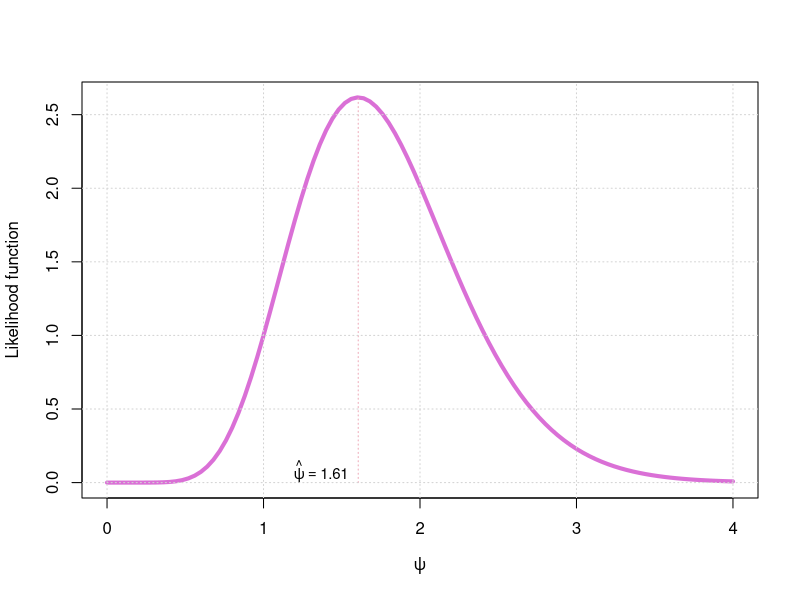

Reproduce this figure in R.
# Question C

#Data
xx <- c(0.65, 0.48, 0.08, 0.11, 0.8, 0.67, 0.38, 0.63, 0.1, 0.03)
#MLE for psi
psi.ml <- function(x) - length(x)/sum(log(1- x))
round(psi.ml(xx),2)

#MLE for tau
tau.ml <- function(x) 1/(1 + psi.ml(x))
round(tau.ml(xx),2)

#Wald test

tau0 <- 1
#SE for tau 
se.tau <- function(x) (1/((1 + psi.ml(x))^2)) * ( abs(psi.ml(x))/sqrt(length(x)))
#Wald statistics
abs((tau.ml(xx) - tau0)/se.tau(xx))


# Likelihood function
L <- function(psi, x){
  n <- length(x)
  s <- prod((1 -x))
  out <- psi^n * s^(psi - 1)
  return(out)
}


# MLE
mle <- psi.ml(xx)

#Plot
curve(L(x, xx), from=0, to = 4, lwd = 4, col='orchid',
      xlab = expression(psi), ylab = 'Likelihood function')
segments(mle, 0, mle, L(mle, xx), lty = 3, col = 'pink2')
text(mle, 0.05, bquote(hat(psi)== .(round(mle, 2))), pos = 2, cex = .9)
grid()


# Parametric Boostrap
n <- length(xx)
B <- 1000
tau.boot  <- rep(NA, B)
set.seed(123)
for(b in 1:B){
  x.boot <- rbeta(n, 1, mle)
  tau.boot[b] <- 1/ (1 + psi.ml(x.boot))
}

# Bias via Parametric Bootstrap
cat('--- PBoot / Bias ---\n')
round(mean(tau.boot) - tau.ml(xx), 3)

# SE via Parametric Bootstrap
cat('--- PBoot / SE ---\n')
round(sd(tau.boot), 3)

# SE via Asymptotics
cat('--- Asymptotic SE ---\n')
round(se.tau(xx), 3)

# Parametric Bootstrap CI
cat('--- PBoot CI(0.9) --\n')
round(c(lower = tau.ml(xx) - qnorm(1 - 0.1/2)*sd(tau.boot),
        upper = tau.ml(xx) + qnorm(1 - 0.1/2)*sd(tau.boot)),3)


# Non-parametric Bootstrap
n <- length(xx)
B <- 1000
tau.nboot  <- rep(NA, B)
set.seed(123)
for(b in 1:B){
  idx <- sample(1:n, replace = T)
  x.nboot <- xx[idx]
  tau.nboot[b] <- 1/ (1 + psi.ml(x.nboot))
}

# Bias via Parametric Bootstrap
cat('--- NBoot / Bias ---\n')
round(mean(tau.nboot) - tau.ml(xx), 3)

# SE via Parametric Bootstrap
cat('--- NBoot / SE ---\n')
round(sd(tau.nboot), 3)

